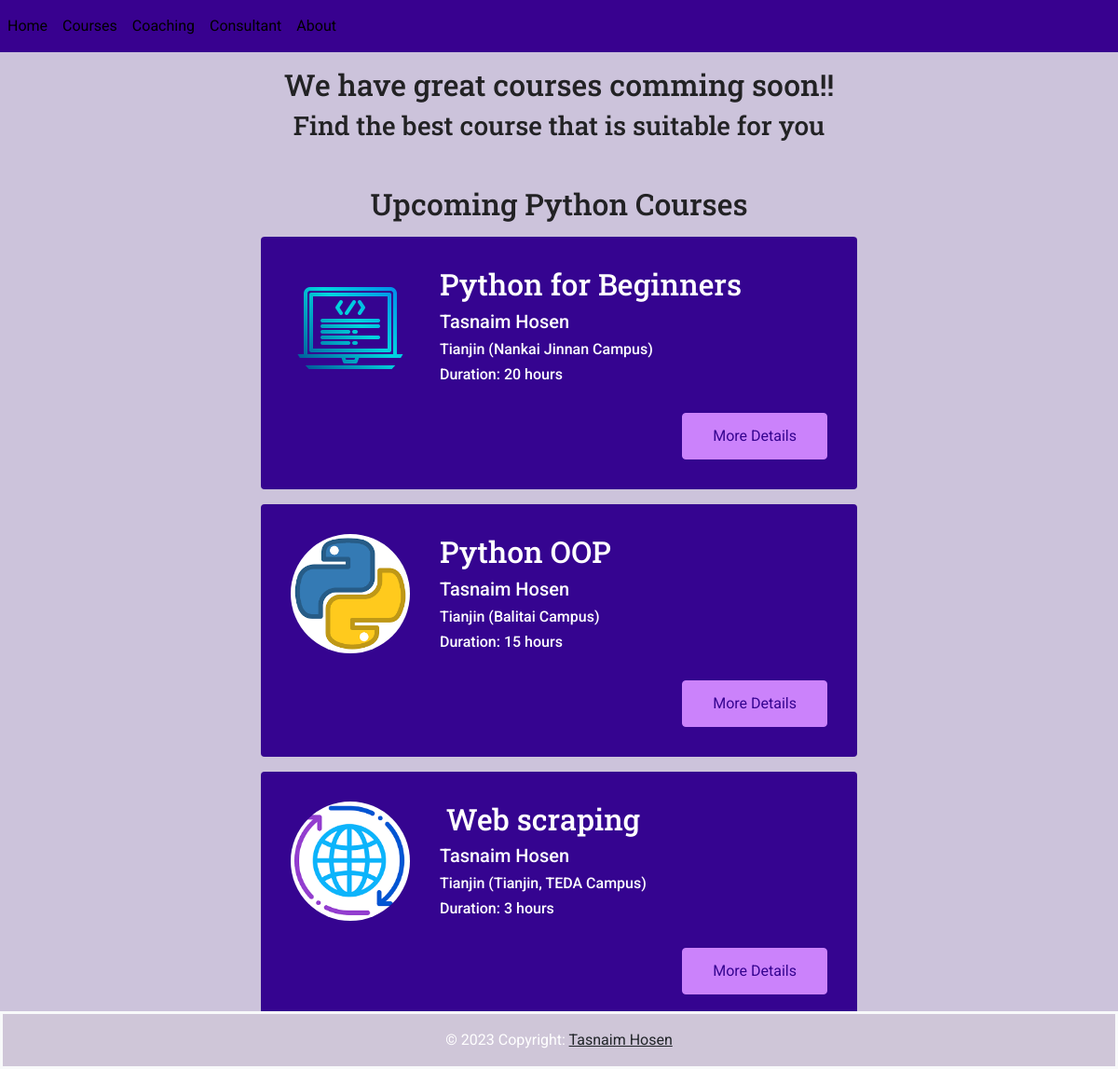
The page /bookings/ on the database its author committed.
### bookings/models.py (models this page shows, shortened)
class Course(models.Model):
    title = models.CharField(max_length=200)
    organizer_email = models.EmailField()
    date = models.DateField()
    slug = models.SlugField(unique=True)
    teacher = models.TextField(max_length=300)
    description = models.TextField()
    image = models.ImageField(upload_to='images')
    location = models.ForeignKey(Location, on_delete=models.CASCADE)
    hours = models.TextField(max_length=20)
    participant = models.ManyToManyField(Participant, blank=True, null=True)

class Location(models.Model):
    name = models.CharField(max_length=200)
    address = models.CharField(max_length=300)
    def __str__(self):
        return f'{self.name} ({self.address})'

### bookings/views.py (the view)
# urls.py: path('bookings/', views.index, name='all-bookings'),
def index(request):
    bookings = Course.objects.all()
    return render(request, 'bookings/index.html', {
        'bookings': bookings
    })

### bookings/templates/bookings/index.html (shortened to what this page needs)
{% extends 'bookings/base/base.html' %}
{% load static %}
{% block site_css %}
 <link rel="stylesheet" href="{% static 'bookings/styles/all-bookings.css' %}">
{% endblock %}
{% block body %}
    <h2>We have great courses comming soon!!</h2>
    <h3>Find the best course that is suitable for you</h3>
    <section>
        <h2>Upcoming Python Courses </h2>
        <ol>
            {% for booking in bookings %}
              {% include 'bookings/includes/courses-items.html' with title=booking.title image=booking.image.url teacher=booking.teacher location=booking.location hours=booking.hours slug=booking.slug%}
            {% endfor %}
        </ol>
    </section>
{% endblock %}

### bookings/templates/bookings/base/base.html (shortened to what this page needs)
{% load static %}
<!DOCTYPE html>
<html lang="en">
<head>
    {% load bootstrap5 %}
    {% bootstrap_css %}
    <link rel="stylesheet" href="{% static 'bookings/styles/base.css'%}">
    {% block site_css %} {% endblock %}
</head>
<body>
<header id="main-header">
    <nav class="navbar fixed-top navbar-expand-lg navbar-dark" style="background-color: #38018F">
  <div class="collapse navbar-collapse" id="navbarSupportedContent">
    <ul class="navbar-nav mr-auto">
      <li class="nav-item active">
        <a class="nav-link" href="{% url 'home' %}" style="color: black">Home</a>
      </li>
       <li class="nav-item">
        <a class="nav-link" href="/bookings" style="color: black">Courses</a>
      </li>
      <li class="nav-item">
        <a class="nav-link" href="{% url 'coaching' %}" style="color: black">Coaching</a>
      </li>
      <li class="nav-item">
        <a class="nav-link" href="{% url 'consultant' %}" style="color: black">Consultant</a>
      </li>
      <li class="nav-item">
        <a class="nav-link" href="{% url 'about' %}" style="color: black">About</a>
      </li>
    </ul>
  </div>
</nav>
</header>
<main>
{% block body %} {% endblock %}
</main>
</body>
<footer class="bg-light text-center text-lg-start">
  <div class="text-center p-3" style="background-color: #CFC6D8">
    © 2023 Copyright:
    <a class="text-dark" href="mailto:tasnemhosen91@gmail.com">Tasnaim Hosen</a>
  </div>
</footer>
</html>

### bookings/templates/bookings/includes/courses-items.html
 <li class="meetup-item">
                <article>
                    <div class="meetup-summary">
                        <div class="meetup-image">
                            <img src="{{ image }}" alt="{{ title }}">
                        </div>
                        <div class="meetup-details">
                            <h3> {{ title }}</h3>
                            <h5> {{ teacher }}</h5>
                            <h6>{{ location }}</h6>
                            <h6>Duration: {{ hours }}</h6>
                        </div>
                    </div>
                    <div class="meetup-actions">
                        <a href="{% url 'course-detail' slug %}" class="btn"> More Details </a>
                    </div>
                </article>
            </li>

### bookings/static/bookings/styles/base.css (style rules this page uses)
* { box-sizing: border-box; }
body { font-family: 'Roboto', sans-serif; margin: 0; background-color: #ccc3db; color: #3e3e41; }
h1, h2, h3 { font-family: 'Roboto Slab', sans-serif; color: #222224; }
button, .btn { cursor: pointer; font: inherit; padding: 0.5rem 1.5rem; background-color: #350490; border: 1px solid #350490; color: white; border-radius: 4px; text-decoration: none; }
#main-header { width: 100%; text-align: center; padding: 2rem 0; }

### bookings/static/bookings/styles/all-bookings.css (style rules this page uses)
section { max-width: 40rem; margin: 3rem auto; }
ol { list-style: none; margin: 0; padding: 0; }
.meetup-item { margin: 1rem 0; background-color: #350490; padding: 2rem; color: white; border-radius: 4px; }
.meetup-summary { display: flex; align-items: flex-start; }
.meetup-image { margin-right: 2rem; }
.meetup-image img { width: 8rem; height: 8rem; object-fit: cover; border-radius: 50%; }
.meetup-details h3 { color: inherit; margin-top: 0; margin-bottom: 0.5rem; font-size: 2rem; }
.meetup-actions { margin-top: 1.5rem; text-align: right; }
.meetup-actions .btn { background-color: #cb82fb; border-color: #cb82fb; color: #350490; padding: 0.75rem 2rem; }

### bookings/templates/bookings/base/base.html (style rules this page uses)
h2 { text-align: center; }
h3 { text-align: center; }
footer { position: fixed; left: 0; bottom: 0; width: 100%; text-align: center; padding: 3px; color: white; }

### rows shown on the page
Course: shows a picture, title "Python for Beginners", teacher "Tasnaim Hosen", hours "20 hours"
Location: name+address "Tianjin (Nankai Jinnan Campus)"
Course: shows a picture, title "Python OOP", teacher "Tasnaim Hosen", hours "15 hours"
Location: name+address "Tianjin (Balitai Campus)"
Course: shows a picture, title "Web scraping", teacher "Tasnaim Hosen", hours "3 hours"
Location: name+address "Tianjin (Tianjin, TEDA Campus)"
